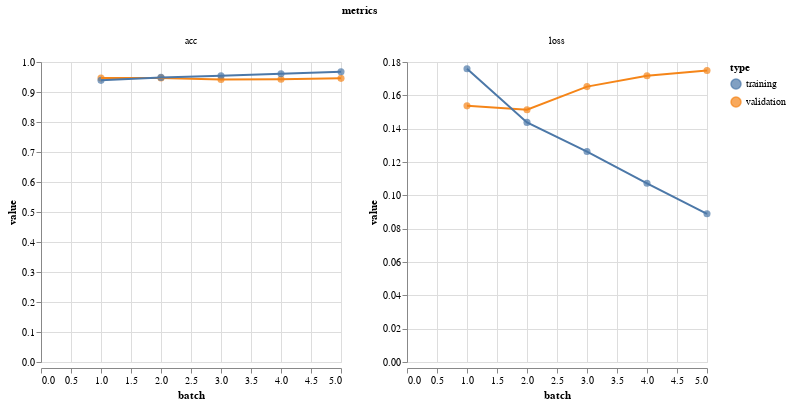

Notebook source saved alongside this figure:
### Markdown cell above
### Step 4: Evaluate the Model

### Code cell
vis.metrics(output.history)

### Figure 1 — Vega-Lite specification as saved in the notebook (floating-point values rounded to 4 significant figures)
{"$schema": "https://vega.github.io/schema/vega-lite/v2.4.3.json", "config": {"view": {"height": 300, "width": 400}}, "data": {"values": [{"batch": 1, "metrics": "loss", "type": "validation", "value": 0.1537}, {"batch": 2, "metrics": "loss", "type": "validation", "value": 0.1514}, {"batch": 3, "metrics": "loss", "type": "validation", "value": 0.1652}, {"batch": 4, "metrics": "loss", "type": "validation", "value": 0.1717}, {"batch": 5, "metrics": "loss", "type": "validation", "value": 0.1748}, {"batch": 1, "metrics": "acc", "type": "validation", "value": 0.9465}, {"batch": 2, "metrics": "acc", "type": "validation", "value": 0.947}, {"batch": 3, "metrics": "acc", "type": "validation", "value": 0.9415}, {"batch": 4, "metrics": "acc", "type": "validation", "value": 0.9425}, {"batch": 5, "metrics": "acc", "type": "validation", "value": 0.9455}, {"batch": 1, "metrics": "loss", "type": "training", "value": 0.1759}, {"batch": 2, "metrics": "loss", "type": "training", "value": 0.1438}, {"batch": 3, "metrics": "loss", "type": "training", "value": 0.1263}, {"batch": 4, "metrics": "loss", "type": "training", "value": 0.1072}, {"batch": 5, "metrics": "loss", "type": "training", "value": 0.08892}, {"batch": 1, "metrics": "acc", "type": "training", "value": 0.9388}, {"batch": 2, "metrics": "acc", "type": "training", "value": 0.9487}, {"batch": 3, "metrics": "acc", "type": "training", "value": 0.9543}, {"batch": 4, "metrics": "acc", "type": "training", "value": 0.9608}, {"batch": 5, "metrics": "acc", "type": "training", "value": 0.9676}]}, "facet": {"column": {"field": "metrics", "type": "nominal"}}, "resolve": {"scale": {"color": "shared", "x": "shared", "y": "independent"}}, "spec": {"layer": [{"encoding": {"color": {"field": "type", "type": "nominal"}, "tooltip": [{"field": "batch", "type": "quantitative"}, {"field": "value", "type": "quantitative"}], "x": {"field": "batch", "type": "quantitative"}, "y": {"field": "value", "type": "quantitative"}}, "height": 300, "mark": {"size": 50, "type": "circle"}, "width": 300}, {"encoding": {"color": {"field": "type", "type": "nominal"}, "x": {"field": "batch", "type": "quantitative"}, "y": {"field": "value", "type": "quantitative"}}, "height": 300, "mark": "line", "width": 300}]}}
